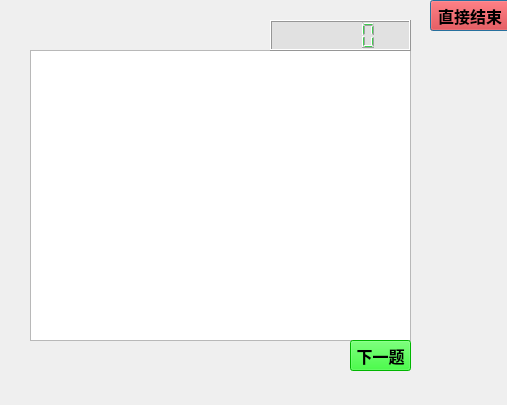
<?xml version="1.0" encoding="UTF-8"?>
<ui version="4.0">
 <class>FormalQuiz</class>
 <widget class="QDialog" name="FormalQuiz">
  <property name="geometry">
   <rect>
    <x>0</x>
    <y>0</y>
    <width>507</width>
    <height>405</height>
   </rect>
  </property>
  <property name="windowTitle">
   <string>Dialog</string>
  </property>
  <widget class="QPushButton" name="return_2">
   <property name="geometry">
    <rect>
     <x>430</x>
     <y>0</y>
     <width>80</width>
     <height>31</height>
    </rect>
   </property>
   <property name="font">
    <font>
     <family>Arial</family>
     <pointsize>12</pointsize>
     <weight>75</weight>
     <bold>true</bold>
    </font>
   </property>
   <property name="styleSheet">
    <string notr="true">background-color: rgb(255, 0, 0);</string>
   </property>
   <property name="text">
    <string>直接结束</string>
   </property>
  </widget>
  <widget class="QTextBrowser" name="paper">
   <property name="geometry">
    <rect>
     <x>30</x>
     <y>50</y>
     <width>381</width>
     <height>291</height>
    </rect>
   </property>
  </widget>
  <widget class="QLCDNumber" name="CountDown">
   <property name="geometry">
    <rect>
     <x>270</x>
     <y>20</y>
     <width>141</width>
     <height>31</height>
    </rect>
   </property>
   <property name="font">
    <font>
     <family>Arial</family>
     <pointsize>36</pointsize>
     <weight>75</weight>
     <bold>true</bold>
    </font>
   </property>
   <property name="styleSheet">
    <string notr="true">background-color: rgb(225, 225, 225);
color: rgb(63, 206, 80);</string>
   </property>
  </widget>
  <widget class="QPushButton" name="next">
   <property name="geometry">
    <rect>
     <x>350</x>
     <y>340</y>
     <width>61</width>
     <height>31</height>
    </rect>
   </property>
   <property name="font">
    <font>
     <family>Arial</family>
     <pointsize>12</pointsize>
     <weight>75</weight>
     <bold>true</bold>
    </font>
   </property>
   <property name="styleSheet">
    <string notr="true">background-color: rgb(0, 255, 0);</string>
   </property>
   <property name="text">
    <string>下一题</string>
   </property>
  </widget>
 </widget>
 <resources/>
 <connections/>
</ui>
